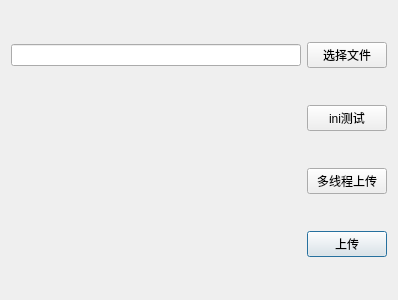
<?xml version="1.0" encoding="UTF-8"?>
<ui version="4.0">
 <class>UploadFileDialog</class>
 <widget class="QDialog" name="UploadFileDialog">
  <property name="geometry">
   <rect>
    <x>0</x>
    <y>0</y>
    <width>398</width>
    <height>300</height>
   </rect>
  </property>
  <property name="windowTitle">
   <string>Dialog</string>
  </property>
  <layout class="QGridLayout" name="gridLayout">
   <item row="3" column="1">
    <widget class="QPushButton" name="uploadButton">
     <property name="text">
      <string>上传</string>
     </property>
    </widget>
   </item>
   <item row="0" column="0">
    <widget class="QLineEdit" name="filePath"/>
   </item>
   <item row="1" column="1">
    <widget class="QPushButton" name="iniButton">
     <property name="text">
      <string>ini测试</string>
     </property>
    </widget>
   </item>
   <item row="0" column="1">
    <widget class="QPushButton" name="selectFileButton">
     <property name="text">
      <string>选择文件</string>
     </property>
    </widget>
   </item>
   <item row="2" column="1">
    <widget class="QPushButton" name="pushButton">
     <property name="text">
      <string>多线程上传</string>
     </property>
    </widget>
   </item>
  </layout>
 </widget>
 <resources/>
 <connections/>
</ui>
